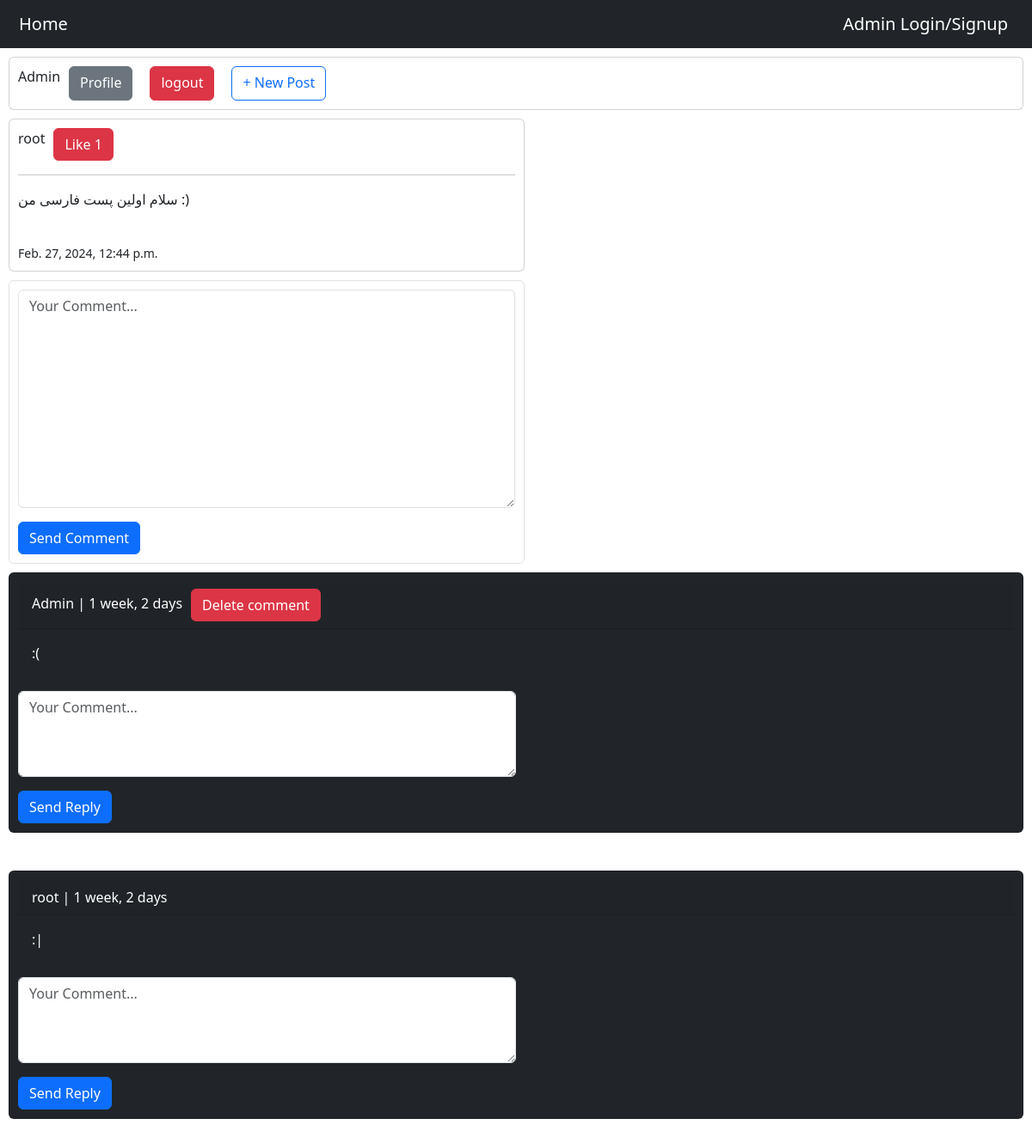
Page /post/4/ (signed in) on the earlier database version.
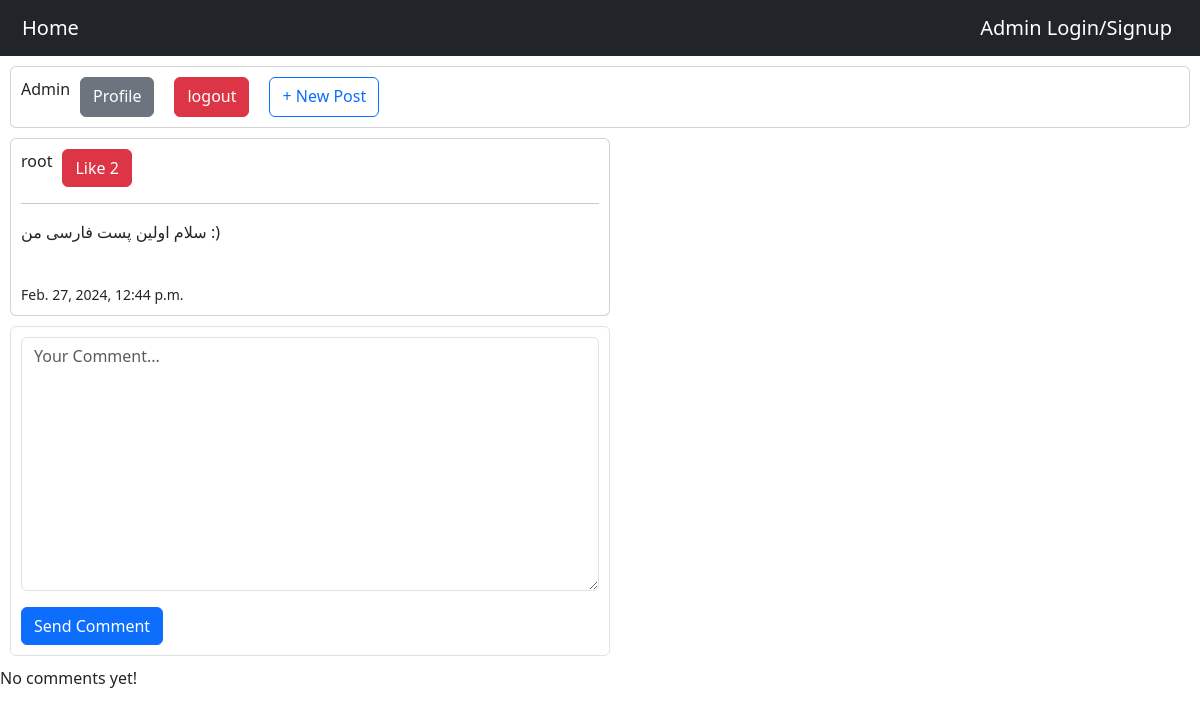
Same page on the later database version.
### Home/models.py (models this page shows, shortened)
class Post(models.Model):
    user = models.ForeignKey(User, on_delete=models.CASCADE, related_name='posts')
    body = models.TextField()
    slug = models.SlugField()
    title = models.CharField(max_length=100, null=True, blank=True)
    created = models.DateTimeField(auto_now_add=True)
    updated = models.DateTimeField(auto_now=True)
    post_image = models.ImageField(null=True)
    class Meta:
        ordering = ['-created']
    def likes_count(self):
        return self.pvotes.count()
    def user_can_like(self, user):
        user_like = user.uvotes.filter(post=self)
        if user_like.exists():
            return True
        return False

class Comment(models.Model):
    user = models.ForeignKey(User, on_delete=models.CASCADE, related_name='ucomments')
    post = models.ForeignKey(Post, on_delete=models.CASCADE, related_name='pcomments')
    reply = models.ForeignKey('self', on_delete=models.CASCADE, related_name='rcomments', blank=True, null=True)
    is_reply = models.BooleanField(default=False)
    body = models.TextField(max_length=400)
    created = models.DateTimeField(auto_now_add=True)

### Home/views.py (the view, shortened to what this page needs)
# urls.py: path('post/<int:post_id>/', PostDetailView.as_view(), name='post_detail'),
class PostDetailView(LoginRequiredMixin, View):
    def setup(self, request, *args, **kwargs):
        self.post_instance = get_object_or_404(Post, pk=kwargs['post_id'])
        return super().setup(request, *args, **kwargs)
    def get(self, request, post_id):
        form = CommentCreateForm()
        cmreplyform = CommentReplyForm()
        comments = self.post_instance.pcomments.filter(is_reply=False)
        can_like = False
        if request.user.is_authenticated and self.post_instance.user_can_like(request.user):
            can_like = True
        publishedpost = Post.objects.get(id=post_id)
        print(publishedpost.post_image)
        return render(request, 'Home/detailpost.html', {'reply_form': cmreplyform, 'comments': comments, 'commentform': form, 'posts': publishedpost})

### Home/forms.py
class CommentReplyForm(forms.ModelForm):
    class Meta:
        model = Comment
        fields = ('body',)
        labels = {
            'body': ''
        }
        widgets = {
            'body': forms.Textarea(attrs={'class': 'form-control', 'placeholder': 'Your Comment...', 'style': 'width:50%;height:100px;'})
        }

class CommentCreateForm(forms.ModelForm):
    class Meta:
        model = Comment
        fields = ('body',)
        labels ={
            'body': '',
        }
        widgets = {
            'body': forms.Textarea(attrs={'class': 'form-control', 'placeholder': 'Your Comment...'})
        }

### Home/Templates/Home/detailpost.html (shortened to what this page needs)
{% extends 'base.html' %}
{% block postblock %}
    <div class="card" style="width:50%;">
        <div class="card-group">
            <label>{{ posts.user.username }}</label>
            {% if request.user.is_authenticated  %}
                {% if posts.user.username != request.user.username%}
                     <a href="{% url 'Home:PostLike' posts.id %}" class="{% if can_like %}disabled{% endif %} btn btn-danger">Like {{ posts.likes_count }}</a>
                {% else %}
                    <a href="{% url 'Home:EditPost' posts.id %}" class="btn btn-warning">Edit</a>
                {% endif %}
            {% endif %}
        </div>
        <hr>
        <p>{{ posts.body }}</p>
        <br>
        <small>{{ posts.created }}</small>
    </div>
    {% if request.user.is_authenticated %}
        <div class="form form-control" style="width:50%;">
            <form action="" method="post">
                {{ commentform.as_p }}
                <input type="submit" value="Send Comment" class="btn btn-primary"/>
            </form>
        </div>
    {% endif %}
    {% for comment in comments %}
        <div class="card bg-dark text-white">
            {% if request.user == comment.user %}
                <p class="card-header">{{ comment.user }} | {{ comment.created|timesince }}<a href="{% url 'Home:DeleteComment' posts.id comment.id %}" class="btn btn-danger">Delete comment</a></p>
            {% else %}
                <p class="card-header">{{ comment.user }} | {{ comment.created|timesince }}</p>
            {% endif %}
            <p class="card-body">{{ comment.body }}</p>
            {% if request.user.is_authenticated %}
                <form action="{% url 'Home:AddReply' posts.id comment.id %}" method="post">
                    {{ reply_form.as_p }}
                    <input type="submit" class="btn btn-primary" value="Send Reply">
                </form>
            {% endif %}
        </div><br/>
    {% empty %}
        <p>No comments yet!</p>
    {% endfor %}
{% endblock %}

Differences in the rows shown:
removed Comment: user "Admin", created "1 week, 2 days", body ":("
removed Comment: user "root", created "1 week, 2 days", body ":|"
computed for Post "سلام اولین پست فارسی من :)": likes_count "1" → "2"
Other differences:
text now shown: "No comments yet!"
